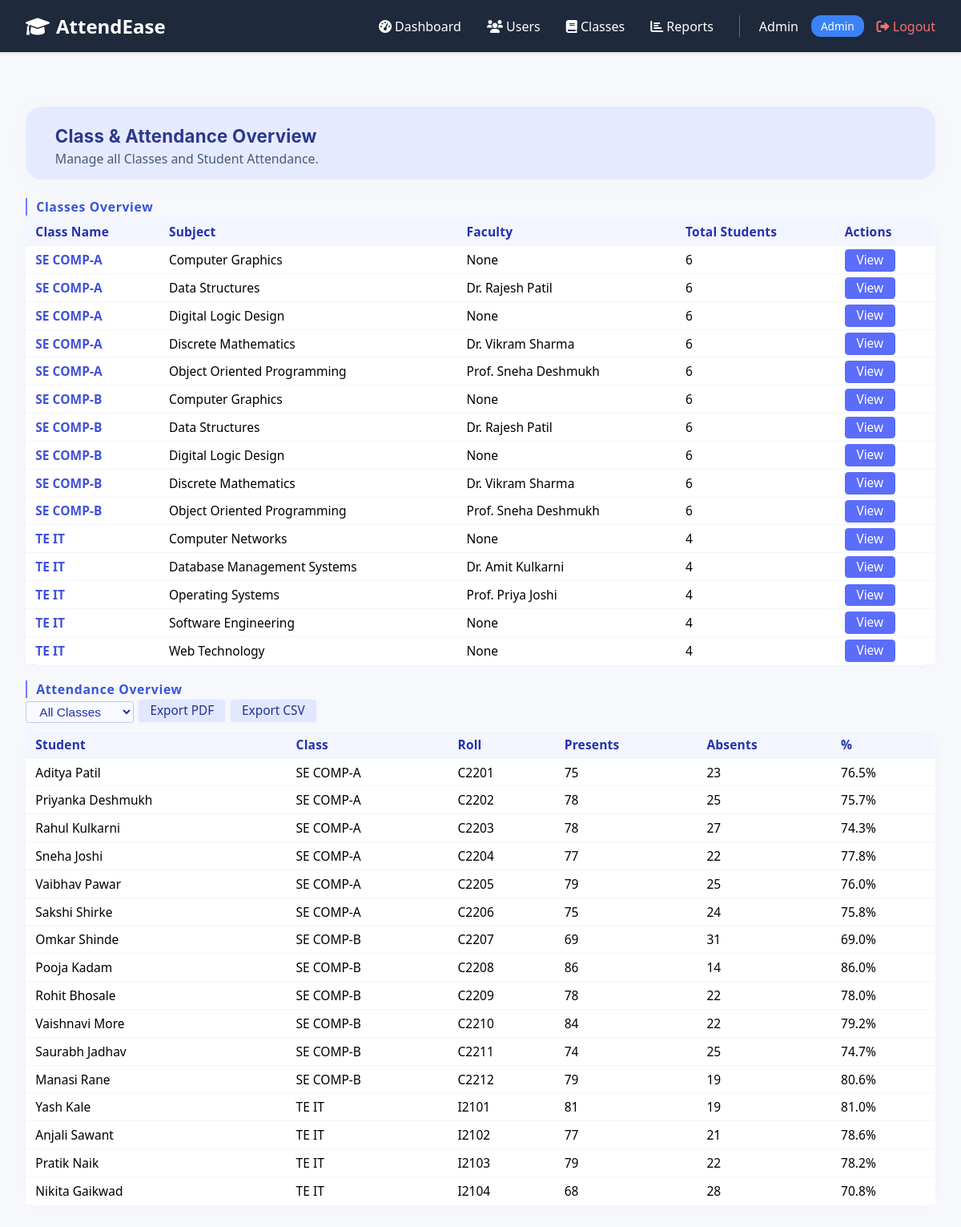
The page /admin/classes (signed in) on the database its author committed.
### tables this page shows
CREATE TABLE users (
            id INTEGER PRIMARY KEY AUTOINCREMENT,
            full_name TEXT NOT NULL,
            email TEXT UNIQUE NOT NULL,
            password TEXT NOT NULL,
            role TEXT NOT NULL,
            class_name TEXT,
            roll_number TEXT,
            branch TEXT,
            year INTEGER,
            subject TEXT,
            created_at TIMESTAMP DEFAULT CURRENT_TIMESTAMP
        );

### app.py (the view)
@app.route('/admin/classes')
@admin_required
def admin_classes():
    db = get_db()
    classes = db.execute("""
        SELECT DISTINCT u.class_name, a.subject,
            (SELECT full_name FROM users WHERE role='faculty' AND subject = a.subject LIMIT 1) as faculty,
            COUNT(DISTINCT u.id) as total_students
        FROM users u
        LEFT JOIN attendance a ON u.id = a.student_id AND a.subject IS NOT NULL
        WHERE u.role='student' AND u.class_name IS NOT NULL
        GROUP BY u.class_name, a.subject
        ORDER BY u.class_name
    """).fetchall()
    attendance_records = db.execute("""
        SELECT u.full_name as student_name, u.class_name, u.roll_number as roll_no,
            SUM(CASE WHEN a.status='Present' THEN 1 ELSE 0 END) as presents,
            SUM(CASE WHEN a.status='Absent' THEN 1 ELSE 0 END) as absents,
            COUNT(a.id) as total,
            ROUND(SUM(CASE WHEN a.status='Present' THEN 1 ELSE 0 END)*100.0/COUNT(a.id),1) as percentage
        FROM users u
        LEFT JOIN attendance a ON u.id = a.student_id
        WHERE u.role='student'
        GROUP BY u.id
        ORDER BY u.class_name, u.roll_number
    """).fetchall()
    class_list = sorted(set([c['class_name'] for c in classes if c['class_name']]))
    return render_template('admin_classes.html',
        classes=classes,
        attendance_records=attendance_records,
        class_list=class_list)

### app.py (called while the page is built)
def get_db():
    db = getattr(g, '_database', None)
    if db is None:
        db = g._database = sqlite3.connect(DATABASE)
        db.row_factory = sqlite3.Row
    return db

@app.teardown_appcontext
def close_connection(exception):
    db = getattr(g, '_database', None)
    if db is not None:
        db.close()

def admin_required(f):
    @wraps(f)
    def decorated_function(*args, **kwargs):
        if 'user_id' not in session:
            flash("You must be logged in to view that page.", "error")
            return redirect(url_for('auth'))
        if session.get('user_role') != 'admin':
            flash("You don't have permission to access this page.", "error")
            return redirect(url_for('index'))
        return f(*args, **kwargs)
    return decorated_function

### templates/admin_classes.html (shortened to what this page needs)
{% extends "admin_layout.html" %}
{% block content %}
<div class="wrap-main">
    <div class="dash-header">
        <div id="main-title">Class & Attendance Overview</div>
        <div class="dash-header-desc">
            Manage all Classes and Student Attendance.
        </div>
    </div>
    <div class="section-title">Classes Overview</div>
    <div class="table-section">
        <table class="admin-table">
            <thead>
                <tr>
                    <th>Class Name</th>
                    <th>Subject</th>
                    <th>Faculty</th>
                    <th>Total Students</th>
                    <th>Actions</th>
                </tr>
            </thead>
            <tbody>
                {% for c in classes %}
                <tr>
                    <td style="font-weight:600;color:#4051db;">{{ c.class_name }}</td>
                    <td>{{ c.subject }}</td>
                    <td>{{ c.faculty or 'None' }}</td>
                    <td>{{ c.total_students }}</td>
                    <td>
                        <a href="{{ url_for('view_class', class_name=c.class_name, subject=c.subject) }}" class="view-btn">View</a>
                    </td>
                </tr>
                {% endfor %}
            </tbody>
        </table>
    </div>
    <div class="section-title">Attendance Overview</div>
    <div class="bar">
        <select id="classFilter">
            <option value="">All Classes</option>
        </select>
        <a id="pdfExport" class="export-btn" target="_blank">Export PDF</a>
        <a id="csvExport" class="export-btn" target="_blank">Export CSV</a>
    </div>
    <div class="table-section">
        <table class="admin-table">
            <thead>
                <tr>
                    <th>Student</th>
                    <th>Class</th>
                    <th>Roll</th>
                    <th>Presents</th>
                    <th>Absents</th>
                    <th>%</th>
                </tr>
            </thead>
            <tbody>
                {% for a in attendance_records %}
                <tr class="attendance-row" data-class="{{ a.class_name }}">
                    <td>{{ a.student_name }}</td>
                    <td>{{ a.class_name }}</td>
                    <td>{{ a.roll_no }}</td>
                    <td>{{ a.presents }}</td>
                    <td>{{ a.absents }}</td>
                    <td>{{ a.percentage }}%</td>
                </tr>
                {% endfor %}
            </tbody>
        </table>
    </div>
</div>
{% endblock %}

### templates/admin_layout.html (style rules this page uses)
* { margin: 0; padding: 0; box-sizing: border-box; }
body { font-family: 'Segoe UI', Tahoma, Geneva, Verdana, sans-serif; background: #f5f7fa; }

### templates/admin_classes.html (style rules this page uses)
body { background: #f7f8fc; }
.wrap-main { max-width: 1160px; margin: 36px auto 0 auto; }
.dash-header { background: #e6eaff; border-radius: 1.3rem; padding: 1.45rem 2.1rem 0.9rem 2.3rem; box-shadow: 0 4px 24px #cbd5e11a; margin-bottom: 1.45rem; display: flex; flex-direction:column; gap:0.22rem; }
#main-title { font-size: 1.39rem; font-weight: 750; color: #2b388d; font-family: 'Inter', Arial, sans-serif; letter-spacing: 0.01em; }
.dash-header-desc { color: #465980; font-size: .99rem; margin-bottom: .07rem; font-family: inherit; font-weight: 500; }
.section-title { font-size: .99rem; font-weight: 600; color: #3755da; margin: 1.1rem 0 .14rem 0; border-left: 2.5px solid #6d7ffd; padding-left: .7rem; letter-spacing: 0.04em; background: transparent; }
.table-section { background: #fff; border-radius: 1.12rem; box-shadow: 0 1.5px 8px #acc7ef17; padding: 0.05rem 0 0.07rem 0; margin-bottom: 1.2rem; }
.admin-table { width: 100%; border-collapse: collapse; font-size: 0.95rem; font-weight:500; background: #fff; }
.admin-table th, .admin-table td { padding: 0.37rem 0.77rem; text-align: left; border-bottom: 1px solid #f1f4fc; font-size: .97rem; }
.admin-table th { font-weight: 600; color: #2431ac; font-size: .97rem; background: #f3f5ff; letter-spacing: .012em; }
.admin-table tr:last-child td { border-bottom: none; }
.view-btn { background: #5b6dfb; color: #fff; font-weight: 500; border:none; border-radius: .28rem; padding: 0.21rem 0.92rem; font-size: .96rem; margin-top: 2px; text-decoration: none; transition: background .14s; box-shadow: 0 1px 2px #b5c2ff12; outline:none; }
.export-btn { background: #e0e7ff; color: #233196; border-radius:.23rem; font-size:.96rem; border:none; font-weight:500; padding: 0.21rem 0.88rem; cursor:pointer; margin-left:.06rem; margin-bottom:.21rem; transition:.11s background; text-decoration:none; outline:none; box-shadow:0 1px 3px #bdcbff1b; }
select { border-radius:.21rem; border: 1px solid #bccafd; font-size: .97rem; padding: 0.19rem 0.77rem; background: #f8faff; color: #2431ac; font-weight: 500; }
.bar { display:flex;align-items:center;gap:.36rem;margin-bottom:0.44rem;margin-top:.07rem; }

### rows shown on the page
users: student_name "Aditya Patil", class_name "SE COMP-A", roll_no "C2201", presents "75", absents "23", percentage "76.5"
users: student_name "Priyanka Deshmukh", class_name "SE COMP-A", roll_no "C2202", presents "78", absents "25", percentage "75.7"
users: student_name "Rahul Kulkarni", class_name "SE COMP-A", roll_no "C2203", presents "78", absents "27", percentage "74.3"
users: student_name "Sneha Joshi", class_name "SE COMP-A", roll_no "C2204", presents "77", absents "22", percentage "77.8"
users: student_name "Vaibhav Pawar", class_name "SE COMP-A", roll_no "C2205", presents "79", absents "25", percentage "76.0"
users: student_name "Sakshi Shirke", class_name "SE COMP-A", roll_no "C2206", presents "75", absents "24", percentage "75.8"
users: student_name "Omkar Shinde", class_name "SE COMP-B", roll_no "C2207", presents "69", absents "31", percentage "69.0"
users: student_name "Pooja Kadam", class_name "SE COMP-B", roll_no "C2208", presents "86", absents "14", percentage "86.0"
users: student_name "Rohit Bhosale", class_name "SE COMP-B", roll_no "C2209", presents "78", absents "22", percentage "78.0"
users: student_name "Vaishnavi More", class_name "SE COMP-B", roll_no "C2210", presents "84", absents "22", percentage "79.2"
users: student_name "Saurabh Jadhav", class_name "SE COMP-B", roll_no "C2211", presents "74", absents "25", percentage "74.7"
users: student_name "Manasi Rane", class_name "SE COMP-B", roll_no "C2212", presents "79", absents "19", percentage "80.6"
users: student_name "Yash Kale", class_name "TE IT", roll_no "I2101", presents "81", absents "19", percentage "81.0"
users: student_name "Anjali Sawant", class_name "TE IT", roll_no "I2102", presents "77", absents "21", percentage "78.6"
users: student_name "Pratik Naik", class_name "TE IT", roll_no "I2103", presents "79", absents "22", percentage "78.2"
users: student_name "Nikita Gaikwad", class_name "TE IT", roll_no "I2104", presents "68", absents "28", percentage "70.8"

### other values the page prints
{{ session.user_name }} "Admin"
{{ c.class_name }} "SE COMP-A" "SE COMP-A" "SE COMP-A" "SE COMP-A" "SE COMP-A" "SE COMP-B" "SE COMP-B" "SE COMP-B" "SE COMP-B" "SE COMP-B" "TE IT" "TE IT" "TE IT" "TE IT" "TE IT"
{{ c.subject }} "Computer Graphics" "Data Structures" "Digital Logic Design" "Discrete Mathematics" "Object Oriented Programming" "Computer Graphics" "Data Structures" "Digital Logic Design" "Discrete Mathematics" "Object Oriented Programming" "Computer Networks" "Database Management Systems" "Operating Systems" "Software Engineering" "Web Technology"
{{ c.faculty or 'None' }} "None" "Dr. Rajesh Patil" "None" "Dr. Vikram Sharma" "Prof. Sneha Deshmukh" "None" "Dr. Rajesh Patil" "None" "Dr. Vikram Sharma" "Prof. Sneha Deshmukh" "None" "Dr. Amit Kulkarni" "Prof. Priya Joshi" "None" "None"
{{ c.total_students }} "6" "6" "6" "6" "6" "6" "6" "6" "6" "6" "4" "4" "4" "4" "4"
